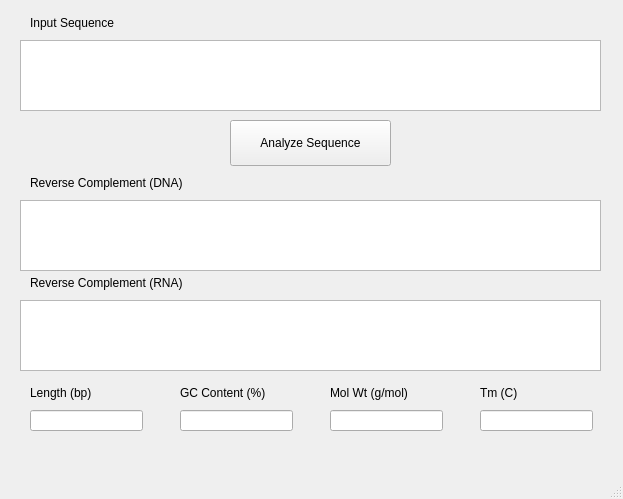
<?xml version="1.0" encoding="UTF-8"?>
<ui version="4.0">
 <class>MainWindow</class>
 <widget class="QMainWindow" name="MainWindow">
  <property name="geometry">
   <rect>
    <x>0</x>
    <y>0</y>
    <width>623</width>
    <height>499</height>
   </rect>
  </property>
  <property name="windowTitle">
   <string>MainWindow</string>
  </property>
  <widget class="QWidget" name="centralwidget">
   <widget class="QPlainTextEdit" name="plainTextEdit_input">
    <property name="geometry">
     <rect>
      <x>20</x>
      <y>40</y>
      <width>581</width>
      <height>71</height>
     </rect>
    </property>
   </widget>
   <widget class="QPushButton" name="pushButton">
    <property name="geometry">
     <rect>
      <x>230</x>
      <y>120</y>
      <width>161</width>
      <height>46</height>
     </rect>
    </property>
    <property name="text">
     <string>Analyze Sequence</string>
    </property>
   </widget>
   <widget class="QLabel" name="label">
    <property name="geometry">
     <rect>
      <x>30</x>
      <y>10</y>
      <width>111</width>
      <height>25</height>
     </rect>
    </property>
    <property name="text">
     <string>Input Sequence</string>
    </property>
   </widget>
   <widget class="QLabel" name="label_2">
    <property name="geometry">
     <rect>
      <x>30</x>
      <y>170</y>
      <width>181</width>
      <height>25</height>
     </rect>
    </property>
    <property name="text">
     <string>Reverse Complement (DNA)</string>
    </property>
   </widget>
   <widget class="QPlainTextEdit" name="plainTextEdit_input_2">
    <property name="geometry">
     <rect>
      <x>20</x>
      <y>200</y>
      <width>581</width>
      <height>71</height>
     </rect>
    </property>
    <property name="textInteractionFlags">
     <set>Qt::TextSelectableByKeyboard|Qt::TextSelectableByMouse</set>
    </property>
   </widget>
   <widget class="QLabel" name="label_3">
    <property name="geometry">
     <rect>
      <x>30</x>
      <y>270</y>
      <width>181</width>
      <height>25</height>
     </rect>
    </property>
    <property name="text">
     <string>Reverse Complement (RNA)</string>
    </property>
   </widget>
   <widget class="QPlainTextEdit" name="plainTextEdit_input_3">
    <property name="geometry">
     <rect>
      <x>20</x>
      <y>300</y>
      <width>581</width>
      <height>71</height>
     </rect>
    </property>
    <property name="readOnly">
     <bool>true</bool>
    </property>
   </widget>
   <widget class="QLineEdit" name="lineEdit">
    <property name="geometry">
     <rect>
      <x>30</x>
      <y>410</y>
      <width>113</width>
      <height>21</height>
     </rect>
    </property>
    <property name="readOnly">
     <bool>true</bool>
    </property>
   </widget>
   <widget class="QLineEdit" name="lineEdit_2">
    <property name="geometry">
     <rect>
      <x>180</x>
      <y>410</y>
      <width>113</width>
      <height>21</height>
     </rect>
    </property>
    <property name="readOnly">
     <bool>true</bool>
    </property>
   </widget>
   <widget class="QLineEdit" name="lineEdit_3">
    <property name="geometry">
     <rect>
      <x>330</x>
      <y>410</y>
      <width>113</width>
      <height>21</height>
     </rect>
    </property>
    <property name="readOnly">
     <bool>true</bool>
    </property>
   </widget>
   <widget class="QLineEdit" name="lineEdit_4">
    <property name="geometry">
     <rect>
      <x>480</x>
      <y>410</y>
      <width>113</width>
      <height>21</height>
     </rect>
    </property>
    <property name="readOnly">
     <bool>true</bool>
    </property>
   </widget>
   <widget class="QLabel" name="label_4">
    <property name="geometry">
     <rect>
      <x>30</x>
      <y>380</y>
      <width>111</width>
      <height>25</height>
     </rect>
    </property>
    <property name="text">
     <string>Length (bp)</string>
    </property>
   </widget>
   <widget class="QLabel" name="label_5">
    <property name="geometry">
     <rect>
      <x>180</x>
      <y>380</y>
      <width>111</width>
      <height>25</height>
     </rect>
    </property>
    <property name="text">
     <string>GC Content (%)</string>
    </property>
   </widget>
   <widget class="QLabel" name="label_6">
    <property name="geometry">
     <rect>
      <x>330</x>
      <y>380</y>
      <width>111</width>
      <height>25</height>
     </rect>
    </property>
    <property name="text">
     <string>Mol Wt (g/mol)</string>
    </property>
   </widget>
   <widget class="QLabel" name="label_7">
    <property name="geometry">
     <rect>
      <x>480</x>
      <y>380</y>
      <width>111</width>
      <height>25</height>
     </rect>
    </property>
    <property name="text">
     <string>Tm (C)</string>
    </property>
   </widget>
  </widget>
  <widget class="QMenuBar" name="menubar">
   <property name="geometry">
    <rect>
     <x>0</x>
     <y>0</y>
     <width>623</width>
     <height>22</height>
    </rect>
   </property>
  </widget>
  <widget class="QStatusBar" name="statusbar"/>
 </widget>
 <resources/>
 <connections/>
</ui>
